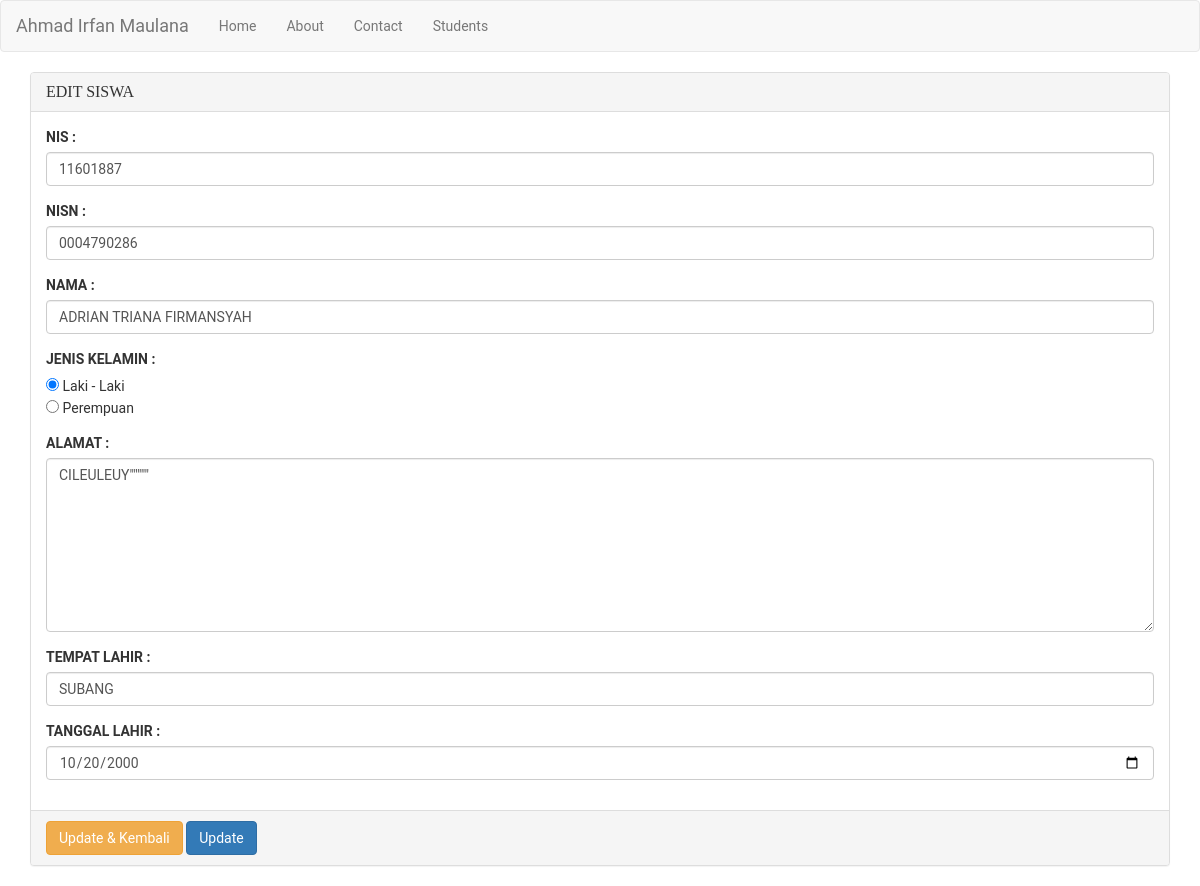
The page /siswa/edit/2 on the database its author committed.
### tables this page shows
CREATE TABLE `siswa` (
  `siswa_id` int(11) NOT NULL,
  `siswa_nis` char(8) DEFAULT NULL,
  `siswa_nisn` char(10) DEFAULT NULL,
  `siswa_nama` varchar(100) DEFAULT NULL,
  `siswa_jk` char(1) DEFAULT NULL,
  `siswa_tmp_lahir` varchar(50) DEFAULT NULL,
  `siswa_tgl_lahir` date DEFAULT NULL,
  `siswa_alamat` text,
  `siswa_entri` datetime DEFAULT NULL,
  `siswa_kelas_id` int(11) DEFAULT NULL,
  `deleted_at` timestamp NULL DEFAULT NULL
);

### application/controllers/Siswa.php (called while the page is built, shortened)
<?php
class Siswa extends CI_Controller{
  public function __construct()
  {
    $this->load->model('ModelSiswa');
  }
  public function edit($siswa_id)
  {
    $data['content'] = 'siswa/edit';
    $data['data'] = array(
      'siswa' => $this->db->get_where('siswa', ['siswa_id' => $siswa_id])->row()
    );
    $this->load->view('common/content', $data);
  }
}

### index.php (called while the page is built, shortened)
<?php
require_once BASEPATH.'core/CodeIgniter.php';

### application/views/site/siswa/edit.php (the view, shortened to what this page needs)
<?php
  $siswa = $data['siswa'];
 ?>
<form action="" method="POST">
  <div class="panel panel-default">
    <div class="panel-heading">
      <h3 class="panel-title">EDIT SISWA</h3>
    </div>
    <div class="panel-body">
      <div class="form-group">
        <label for="">NIS :</label>
        <input type="text" class="form-control" id="" placeholder="" name="nis" value="<?php echo $siswa->siswa_nis; ?>">
      </div>
      <div class="form-group">
        <label for="">NISN :</label>
        <input type="text" class="form-control" id="" placeholder="" name="nisn" value="<?php echo $siswa->siswa_nisn; ?>">
      </div>
      <div class="form-group">
        <label for="">NAMA :</label>
        <input type="text" class="form-control" id="" placeholder="" name="nama" value="<?php echo $siswa->siswa_nama; ?>">
      </div>
      <div class="form-group">
        <label for="">JENIS KELAMIN :</label> <br>
        <?php
        if ($siswa->siswa_jk == "L") {
          $check['laki'] = 'checked';
          $check['perempuan'] = null;
        }
        else {
          $check['laki'] = null;
          $check['perempuan'] = 'checked';
        }
         ?>
        <input type="radio" id="" placeholder="" name="jenis_kelamin" value="L" <?php echo $check['laki']; ?>> Laki - Laki <br>
        <input type="radio" id="" placeholder="" name="jenis_kelamin" value="P" <?php echo $check['perempuan']; ?>> Perempuan
      </div>
      <div class="form-group">
        <label for="">ALAMAT :</label>
        <textarea class="form-control" id="" placeholder="" name="alamat" rows="8" cols="80"><?php echo $siswa->siswa_alamat; ?>"</textarea>
      </div>
      <div class="form-group">
        <label for="">TEMPAT LAHIR :</label> <br>
        <input type="text" class="form-control" id="" placeholder="" name="tmp_lahir"  value="<?php echo $siswa->siswa_tmp_lahir; ?>">
      </div>
      <div class="form-group">
        <label for="">TANGGAL LAHIR :</label> <br>
        <input type="date" class="form-control" id="" placeholder="" name="tgl_lahir" value="<?php echo $siswa->siswa_tgl_lahir; ?>">
      </div>
    </div>
    <div class="panel-footer">
      <button type="submit" name="buttonback" value="button" class="btn btn-warning">
        Update & Kembali
      </button>
      <button type="submit" name="button" value="button" class="btn btn-primary">
        Update
      </button>
    </div>
  </div>
</form>

### application/views/common/content.php (style rules this page uses)
* { font-family: "roboto"; }
h1,h2,h3,h4,h5,h6 { font-family: "poppins"; }

### rows shown on the page
siswa: nis "11601887", nisn "0004790286", nama "ADRIAN TRIANA FIRMANSYAH", alamat "CILEULEUY\"\"\"\"\"", tmp_lahir "SUBANG", tgl_lahir "10/20/2000"

### other values the page prints
anchor('dashboard', 'Home') "Home"
anchor('about', 'About') "About"
anchor('contact', 'Contact') "Contact"
anchor('siswa', 'Students') "Students"
